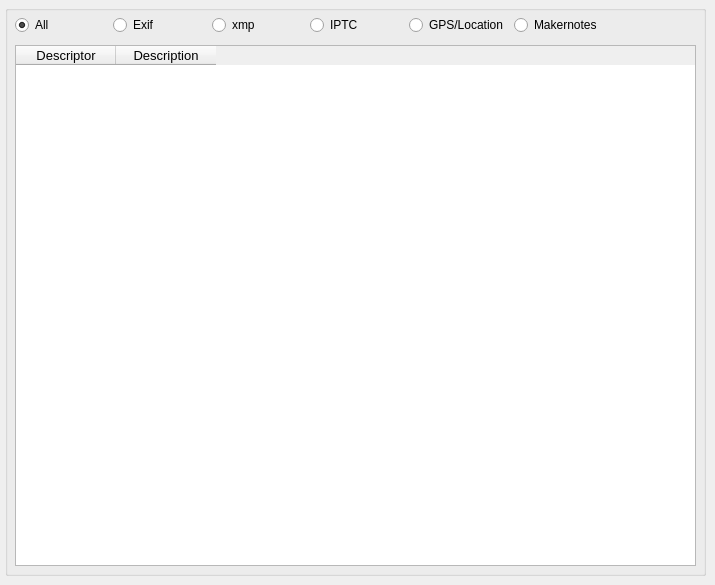
    <widget class="QWidget" name="generaltab">
     <attribute name="title">
      <string>View Data</string>
     </attribute>
     <widget class="QGroupBox" name="groupBox_2">
      <property name="geometry">
       <rect>
        <x>5</x>
        <y>5</y>
        <width>701</width>
        <height>571</height>
       </rect>
      </property>
      <property name="title">
       <string/>
      </property>
      <widget class="QTableWidget" name="exiftableWidget">
       <property name="geometry">
        <rect>
         <x>10</x>
         <y>40</y>
         <width>681</width>
         <height>521</height>
        </rect>
       </property>
       <property name="font">
        <font>
         <pointsize>10</pointsize>
         <weight>50</weight>
         <italic>false</italic>
         <bold>false</bold>
        </font>
       </property>
       <column>
        <property name="text">
         <string>Descriptor</string>
        </property>
       </column>
       <column>
        <property name="text">
         <string>Description</string>
        </property>
       </column>
      </widget>
      <widget class="QWidget" name="horizontalLayoutWidget_3">
       <property name="geometry">
        <rect>
         <x>0</x>
         <y>0</y>
         <width>601</width>
         <height>41</height>
        </rect>
       </property>
       <layout class="QHBoxLayout" name="horizontalLayout_2">
        <property name="leftMargin">
         <number>10</number>
        </property>
        <item>
         <widget class="QRadioButton" name="radioButton_all">
          <property name="text">
           <string>All</string>
          </property>
          <property name="checked">
           <bool>true</bool>
          </property>
         </widget>
        </item>
        <item>
         <widget class="QRadioButton" name="radioButton_exif">
          <property name="text">
           <string>Exif</string>
          </property>
         </widget>
        </item>
        <item>
         <widget class="QRadioButton" name="radioButton_xmp">
          <property name="text">
           <string>xmp</string>
          </property>
         </widget>
        </item>
        <item>
         <widget class="QRadioButton" name="radioButton_iptc">
          <property name="text">
           <string>IPTC</string>
          </property>
         </widget>
        </item>
        <item>
         <widget class="QRadioButton" name="radioButton_gps">
          <property name="text">
           <string>GPS/Location</string>
          </property>
         </widget>
        </item>
        <item>
         <widget class="QRadioButton" name="radioButton_makernotes">
          <property name="text">
           <string>Makernotes</string>
          </property>
         </widget>
        </item>
       </layout>
      </widget>
     </widget>
    </widget>
